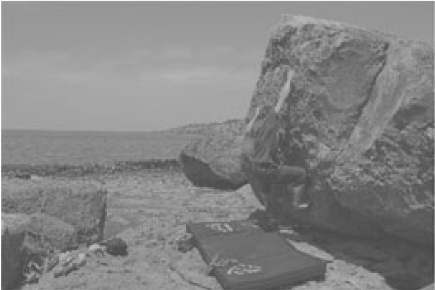
#> input picture HW2/Q5/assets/img/1.png, 435 x 290 px
$ python 4.py
#> lines starting #> are read from the running program, lines starting #| are printed output that depends on the picture
import numpy as np
import cv2 as cv
from matplotlib import pyplot as plt

img = cv.imread('assets/img/1.png',0)
#> img is the input picture: shape (290, 435); min 66, max 255, mean 131.8
equ = cv.equalizeHist(img)
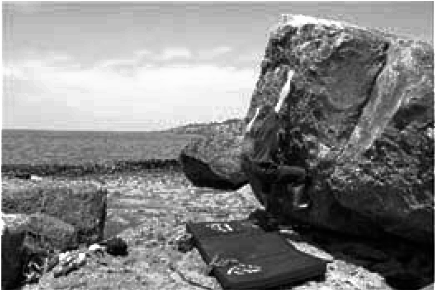
#> equ: shape (290, 435); min 0, max 255, mean 129.1
res = np.hstack((img,equ)) #stacking images side-by-side
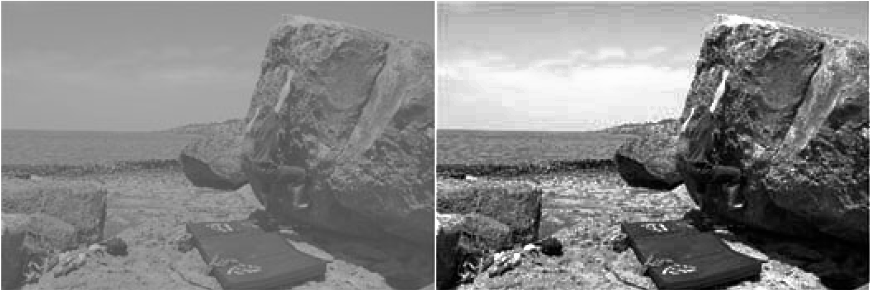
#> res: shape (290, 870); min 0, max 255, mean 130.4
cv.imwrite('4-res.png',res)

plt.hist(res.ravel(),256,[0,256])
plt.show()
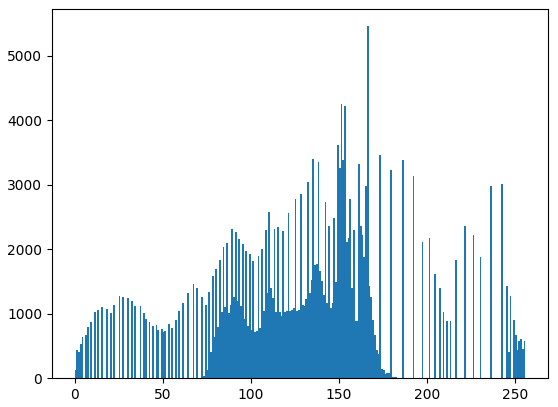
#> figure drawn by matplotlib, 1 panel; tallest bar 5455 high, from x = 166 to 167

$ run again, with HW2/Q5/assets/img/2.jpg saved as HW2/Q5/assets/img/1.png
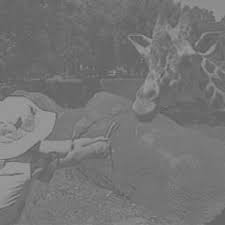
#> input picture HW2/Q5/assets/img/2.jpg, 225 x 225 px
#> img is the input picture: shape (225, 225); min 88, max 167, mean 116.8
#> `res = np.hstack((img,equ))`:
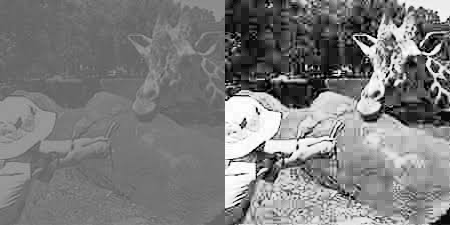
#> res: shape (225, 450); min 0, max 255, mean 124
#> `plt.show()`:
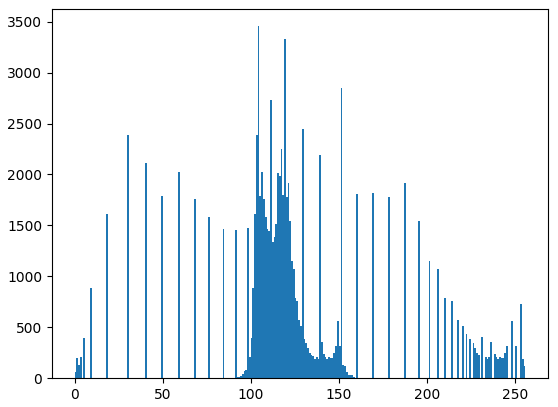
#> figure drawn by matplotlib, 1 panel; tallest bar 3456 high, from x = 104 to 105

$ run again, with HW2/Q5/assets/img/5.jpg saved as HW2/Q5/assets/img/1.png
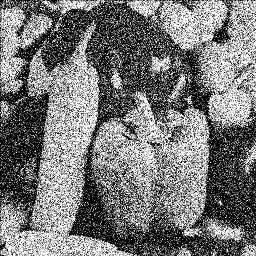
#> input picture HW2/Q5/assets/img/5.jpg, 256 x 256 px
#> img is the input picture: shape (256, 256); min 0, max 255, mean 119.9
#> `res = np.hstack((img,equ))`:
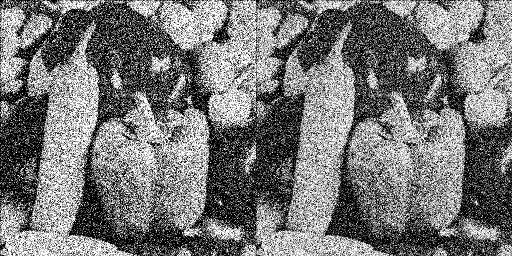
#> res: shape (256, 512); min 0, max 255, mean 118.5
#> `plt.show()`:
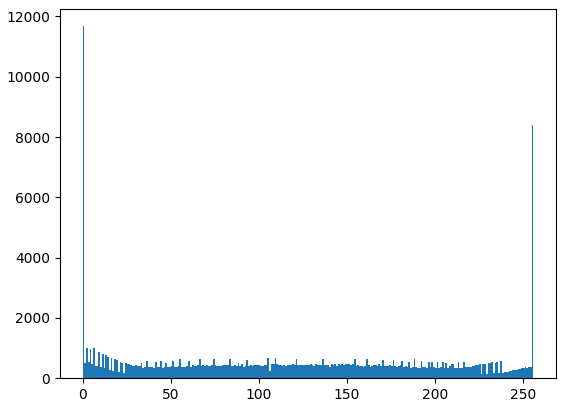
#> figure drawn by matplotlib, 1 panel; tallest bar 11676 high, from x = 0 to 1
